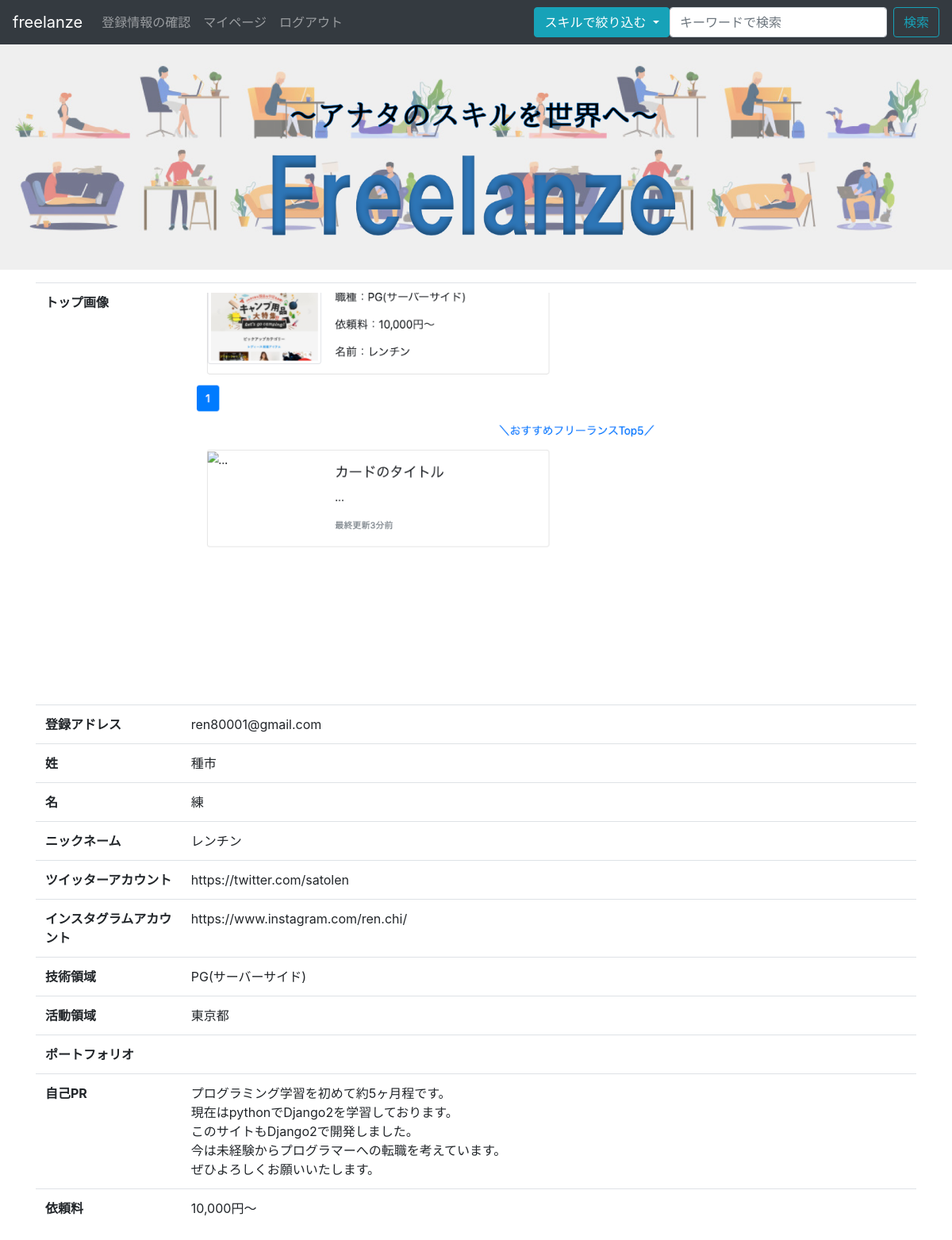
The app's page /user_detail/1/ (signed in) with its own data.
### register/models.py (models this page shows, shortened)
class User(AbstractBaseUser, PermissionsMixin):
    email = models.EmailField(_('email address'), unique=True)
    first_name = models.CharField(_('名'), max_length=30, blank=True)
    last_name = models.CharField(_('姓'), max_length=150, blank=True)
    nick_name = models.CharField(_('ニックネーム'), max_length=30, blank=False)
    top_image = models.ImageField(('トップ画像'), upload_to='media/', blank=True)  # 画像はあとで解決する
    twitter = models.URLField(('Twitterアカウント'), blank=True)
    instagram = models.URLField(('Instagramアカウント'), max_length=150, blank=True)
    skill = models.CharField(('スキル'), max_length=150, choices=SKILLS, blank=True)
    area = models.CharField(('活動範囲'), max_length=150, choices=AREAS, blank=False)
    request_fee = models.CharField(('依頼料'), max_length=20, choices=REQUESTS, blank=False)
    portfolio = models.CharField(('ポートフォリオ'), max_length=150, blank=True)
    self_introduction = models.CharField(_('自己PR'), max_length=500, blank=True)
    created_at = models.DateTimeField(default=timezone.now)
    is_staff = models.BooleanField(
        _('staff status'),
        default=False,
        help_text=_(
            'Designates whether the user can log into this admin site.'),
    )
    is_active = models.BooleanField(
        _('active'),
        default=True,
        help_text=_(
            'Designates whether this user should be treated as active. '
            'Unselect this instead of deleting accounts.'
        ),
    )
    date_joined = models.DateTimeField(_('date joined'), default=timezone.now)
    objects = UserManager()
    EMAIL_FIELD = 'email'
    USERNAME_FIELD = 'email'
    REQUIRED_FIELDS = []
    class Meta:
        verbose_name = _('user')
        verbose_name_plural = _('users')

### register/views.py (the view)
# urls.py: path('user_detail/<int:pk>/', views.UserDetail.as_view(), name='user_detail'),
class UserDetail(OnlyYouMixin, generic.DetailView):
    model = User
    template_name = 'register/user_detail.html'

### register/views.py (called while the page is built)
    def test_func(self):
        user = self.request.user
        return user.pk == self.kwargs['pk'] or user.is_superuser

### register/templates/register/user_detail.html
{% extends "register/base.html" %}
{% block content %}
<table class="table">
    <tbody>
        <tr>
            <th>トップ画像</th>
            <td><img src="{{ user.top_image.url }}" class="img-fluid"></td>
        </tr>
        <tr>
            <th>登録アドレス</th>
            <td>{{ user.email }}</td>
        </tr>
        <tr>
            <th>姓</th>
            <td>{{ user.last_name }}</td>
        </tr>
        <tr>
            <th>名</th>
            <td>{{ user.first_name }}</td>
        </tr>
        <tr>
            <th>ニックネーム</th>
            <td>{{ user.nick_name }}</td>
        </tr>
        <tr>
            <th>ツイッターアカウント</th>
            <td>{{ user.twitter }}</td>
        </tr>
        <tr>
            <th>インスタグラムアカウント</th>
            <td>{{ user.instagram }}</td>
        </tr>
        <tr>
            <th>技術領域</th>
            <td>{{ user.get_skill_display }}</td>
        </tr>
        <tr>
            <th>活動領域</th>
            <td>{{ user.get_area_display }}</td>
        </tr>
        <tr>
            <th>ポートフォリオ</th>
            <td>{{ user.portfolio | linebreaksbr}}</td>
        </tr>
        <tr>
            <th>自己PR</th>
            <td>{{ user.self_introduction | linebreaksbr}}</td>
        </tr>
        <tr>
            <th>依頼料</th>
            <td>{{ user.get_request_fee_display }}</td>
        </tr>
    </tbody>
</table>
{% endblock %}

### register/templates/register/base.html (shortened to what this page needs)
{% load static %}
<!doctype html>
<html lang="ja">
<head>
    <link rel="stylesheet" href="https://stackpath.bootstrapcdn.com/bootstrap/4.1.0/css/bootstrap.min.css"
>
    <link href="https://use.fontawesome.com/releases/v5.6.1/css/all.css" rel="stylesheet">
    <link rel="stylesheet" type="text/css" href="{% static 'css/style.css' %}">
</head>
<body>
<nav class="navbar navbar-expand-lg navbar-dark bg-dark fixed-top">
      <a class="navbar-brand" href="{% url 'register:top' %}">freelanze</a>
      <div class="collapse navbar-collapse" id="navbarSupportedContent">
        <ul class="navbar-nav mr-auto">
          {% if user.is_authenticated %}
          <li>
            <a class="nav-item nav-link" href="{% url 'register:user_detail' user.pk %}">登録情報の確認</a>
          </li>
          <li>
            <a class="nav-item nav-link" href="{% url 'register:user_update' user.pk %}">マイページ</a>
          </li>
          <li>
            <a class="nav-item nav-link" href="{% url 'register:logout' %}">ログアウト</a>
          </li>
          {% else %}
          <li class="nav-item">
            <a class="nav-item nav-link" href="{% url 'register:login' %}">
            ようこそ、ゲストさん！ログインはこちら
          </a>
          </li>
          {% endif %}
        </ul>
          <div class="btn-group">
              <button type="button" class="btn btn-info dropdown-toggle" data-toggle="dropdown" aria-haspopup="true" aria-expanded="false">
                  スキルで絞り込む
              </button>
          </div>
          <form class="form-inline my-2 my-lg-0" action="/search" method="get" accept-charset="utf-8">
              <input type="search" class="form-control mr-sm-2" placeholder="キーワードで検索" name="q" aria-label="検索...">
              <button type="submit" class="btn btn-outline-info my-2 my-sm-0">検索</button>
          </form>
      </div>
    </nav>
<img class="img-fluid" src="/media/freelanze-top-image.png" style="margin-top: 55px">
<main>
    <div class="container mt-3">
        {% block content %}{% endblock %}
    </div>
</main>
</body>
</html>

### records on screen
User: top_image (picture), email "ren80001@gmail.com", last_name "種市", first_name "練", nick_name "レンチン", twitter "https://twitter.com/satolen", instagram "https://www.instagram.com/ren.chi/", skill "PG(サーバーサイド)", area "東京都", self_introduction "プログラミング学習を初めて約5ヶ月程です。 現在はpythonでDjango2を学習しております。 このサイトもDjango2で開発しました。 今は未経験からプログラマーへの転職を考えています。 ぜひよろしくお願いいたします。", request_fee "10,000円〜"
